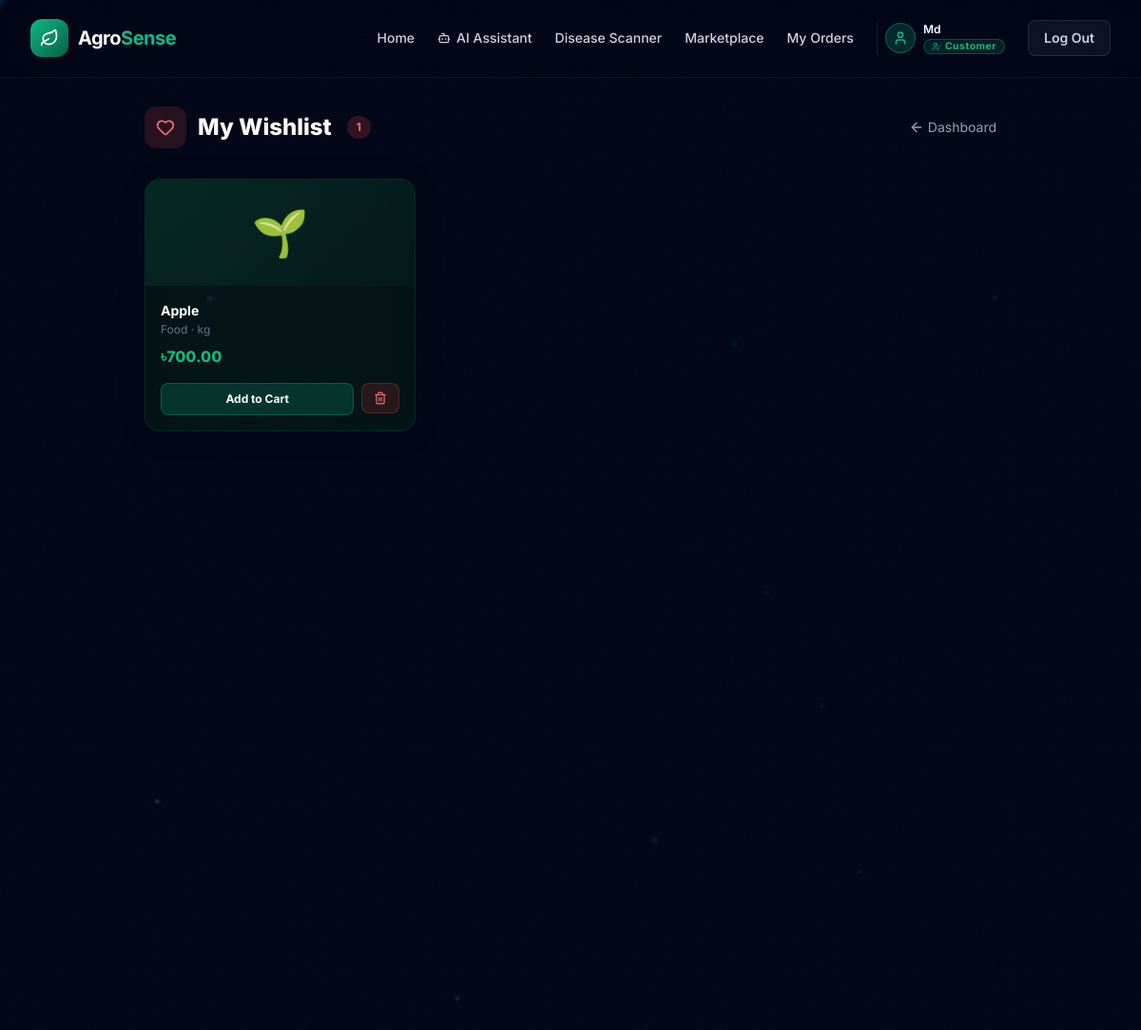
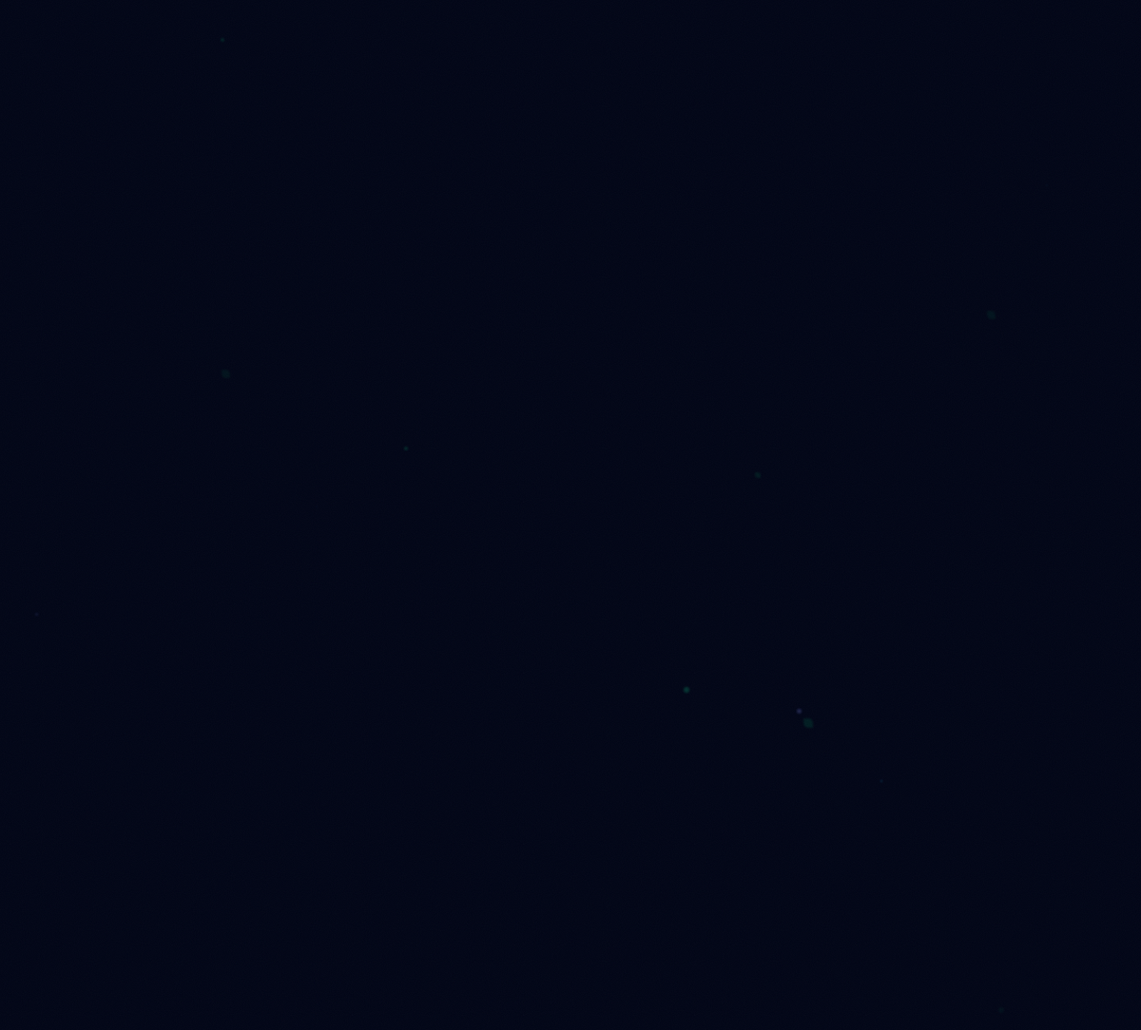
The page /dashboard/wishlist/ (signed in) on the database its author committed (2 pictures, top to bottom).
### marketplace/models.py (models this page shows, shortened)
class WishlistItem(models.Model):
    wishlist = models.ForeignKey(
        Wishlist,
        on_delete=models.CASCADE,
        related_name='items'
    )
    product = models.ForeignKey(
        Product,
        on_delete=models.CASCADE
    )
    added_at = models.DateTimeField(auto_now_add=True)
    class Meta:
        unique_together = ('wishlist', 'product')
        ordering = ['-added_at']

class Product(models.Model):
    BADGE_CHOICES = [
        ('', 'None'),
        ('New', 'New'),
        ('Popular', 'Popular'),
        ('Sale', 'Sale'),
        ('Organic', 'Organic'),
        ('Premium', 'Premium'),
    ]
    name = models.CharField(max_length=200)
    category = models.ForeignKey(
        Category,
        on_delete=models.CASCADE,
        related_name='products'
    )
    description = models.TextField()
    price = models.DecimalField(max_digits=10, decimal_places=2)
    original_price = models.DecimalField(
        max_digits=10,
        decimal_places=2,
        null=True,
        blank=True
    )
    unit = models.CharField(max_length=50)
    icon = models.CharField(max_length=10, default='🌱')
    image = models.ImageField(
        upload_to='products/',
        null=True,
        blank=True
    )
    rating = models.DecimalField(
        max_digits=3,
        decimal_places=1,
        default=4.0
    )
    review_count = models.PositiveIntegerField(default=0)
    stock = models.PositiveIntegerField(default=100)
    badge = models.CharField(
        max_length=20,
        blank=True,
        choices=BADGE_CHOICES
    )
    suitable_crops = models.JSONField(default=list)
    is_active = models.BooleanField(default=True)
    created_at = models.DateTimeField(auto_now_add=True)
    merchant = models.ForeignKey(
        'accounts.UserAccount',
        on_delete=models.SET_NULL,
        null=True,
        blank=True,
        related_name='products',
        limit_choices_to={'role': 'merchant'},
    )
    class Meta:
        ordering = ['-review_count', '-rating']
        indexes = [
            models.Index(fields=['merchant', 'is_active']),
            models.Index(fields=['category', 'is_active']),
            models.Index(fields=['is_active', 'stock']),
        ]
        constraints = [
            models.CheckConstraint(
                condition=Q(price__gte=0),
                name='product_price_non_negative',
            ),
            models.CheckConstraint(
                condition=Q(original_price__isnull=True) |
                Q(original_price__gte=0),
                name='product_original_price_non_negative',
            ),
            models.CheckConstraint(
                condition=Q(rating__gte=0) &
                Q(rating__lte=5),
                name='product_rating_0_5',
            ),
        ]

class Category(models.Model):
    name = models.CharField(max_length=100)
    slug = models.SlugField(unique=True)
    icon = models.CharField(max_length=10)
    color = models.CharField(max_length=20, default='#10B981')
    description = models.TextField(blank=True)
    order = models.PositiveIntegerField(default=0)
    class Meta:
        ordering = ['order', 'name']
        verbose_name_plural = 'Categories'

### accounts/views.py (the view)
# urls.py: path('dashboard/wishlist/',            views.UserWishlistView.as_view(),   name='user_wishlist'),
class UserWishlistView(AccountLoginRequiredMixin, View):
    def get(self, request):
        account = getattr(request.user, 'account', None)
        wishlist, _ = Wishlist.objects.get_or_create(user=request.user)
        items = wishlist.items.select_related('product', 'product__category').all()
        return render(request, 'account/user_wishlist.html', {
            'account':  account,
            'wishlist': wishlist,
            'items':    items,
        })

### accounts/models.py (called while the page is built)
    @property
    def is_merchant(self):
        return self.role == ROLE_MERCHANT

### templates/account/user_wishlist.html (shortened to what this page needs)
{% extends "base.html" %}
{% block content %}
<div class="min-h-screen pt-28 pb-16 px-4 relative z-10">
<div class="max-w-4xl mx-auto">
  <div class="flex items-center justify-between mb-8">
    <div class="flex items-center gap-3">
      <div class="w-11 h-11 rounded-xl bg-red-500/15 flex items-center justify-center">
        <i data-lucide="heart" class="w-5 h-5 text-red-400"></i>
      </div>
      <h1 class="text-2xl font-extrabold text-white">My Wishlist</h1>
      {% if items %}<span class="ml-1 px-2.5 py-1 rounded-full text-xs font-bold bg-red-500/20 text-red-400">{{ items|length }}</span>{% endif %}
    </div>
    <a href="{% url 'accounts:user_dashboard' %}" class="text-sm text-slate-400 hover:text-white transition-colors flex items-center gap-1">
      <i data-lucide="arrow-left" class="w-4 h-4"></i> Dashboard
    </a>
  </div>
  {% if items %}
  <div class="grid sm:grid-cols-2 lg:grid-cols-3 gap-5">
    {% for item in items %}
    <div class="glass-card rounded-2xl overflow-hidden hover:border-[#10B981]/40 transition-all animate-fade-in">
      <a href="{% url 'product_detail' item.product.pk %}" class="block">
        <div class="flex items-center justify-center py-8"
             style="background:linear-gradient(135deg, {{ item.product.category.color }}20, {{ item.product.category.color }}08);">
          <span class="text-5xl">{{ item.product.icon }}</span>
        </div>
        <div class="p-4">
          <p class="font-bold text-white text-sm mb-0.5">{{ item.product.name }}</p>
          <p class="text-xs text-slate-500 mb-2">{{ item.product.category.name }} · {{ item.product.unit }}</p>
          <p class="font-extrabold text-[#10B981]">৳{{ item.product.price }}</p>
        </div>
      </a>
      <div class="px-4 pb-4 flex gap-2">
        <form method="post" action="{% url 'add_to_cart' item.product.pk %}" class="flex-1">
          <button type="submit" class="w-full py-2 rounded-lg text-xs font-bold text-white bg-[#10B981]/20 border border-[#10B981]/30 hover:bg-[#10B981]/35 transition-colors">
            Add to Cart
          </button>
        </form>
        <form method="post" action="{% url 'toggle_wishlist' item.product.pk %}">
          <button type="submit" class="px-3 py-2 rounded-lg bg-red-500/15 border border-red-500/25 text-red-400 hover:bg-red-500/25 transition-colors">
            <i data-lucide="trash-2" class="w-3.5 h-3.5"></i>
          </button>
        </form>
      </div>
    </div>
    {% endfor %}
  </div>
  {% endif %}
</div>
</div>
{% endblock %}

### templates/base.html (shortened to what this page needs)
{% load static %}
{% load pwa %}
<!DOCTYPE html>
<html lang="en" class="dark">
<head>
  <script src="https://cdn.tailwindcss.com"></script>
</head>
</head>
<body class="antialiased selection:bg-[#10B981] selection:text-white relative">
  <div id="grain" aria-hidden="true"></div>
  <div id="particle-container" aria-hidden="true"></div>
  <nav class="fixed w-full z-50 glass-nav" id="main-nav" aria-label="Main navigation">
    <div class="max-w-7xl mx-auto px-4 sm:px-6 lg:px-8">
      <div class="flex justify-between items-center h-20 sm:h-20">
        <a href="{% url 'home' %}" class="flex items-center gap-2.5 group flex-shrink-0" aria-label="AgroSense home">
          <div class="w-10 h-10 rounded-xl bg-gradient-to-br from-[#10B981] to-[#065F46] flex items-center justify-center shadow-[0_0_0_0_rgba(16,185,129,0)] group-hover:shadow-[0_0_20px_rgba(16,185,129,0.55)] transition-all duration-300">
            <i data-lucide="leaf" class="w-5 h-5 text-white"></i>
          </div>
          <span class="text-xl font-bold tracking-tight text-white">Agro<span class="text-[#10B981]">Sense</span></span>
        </a>
        <div class="hidden md:flex items-center gap-5 lg:gap-6">
          {% if user.is_authenticated %}
            {% if user.account.is_merchant %}
              <a href="{% url 'marketplace' %}"
                 class="text-sm font-medium transition-colors duration-200 {% if request.resolver_match.url_name == 'marketplace' %}nav-link-active{% else %}text-slate-300 hover:text-[#10B981]{% endif %}">
                Marketplace
              </a>
              <a href="{% url 'accounts:merchant_dashboard' %}"
                 class="text-sm font-medium transition-colors duration-200 {% if request.resolver_match.url_name == 'merchant_dashboard' %}text-[#818cf8] nav-link-active{% else %}text-slate-300 hover:text-[#818cf8]{% endif %}">
                Dashboard
              </a>
              <a href="{% url 'accounts:merchant_shop' %}"
                 class="text-sm font-medium transition-colors duration-200 {% if request.resolver_match.url_name == 'merchant_shop' %}text-[#818cf8] nav-link-active{% else %}text-slate-300 hover:text-[#818cf8]{% endif %}">
                Products
              </a>
              <a href="{% url 'accounts:merchant_orders' %}"
                 class="text-sm font-medium transition-colors duration-200 {% if request.resolver_match.url_name == 'merchant_orders' %}text-[#818cf8] nav-link-active{% else %}text-slate-300 hover:text-[#818cf8]{% endif %}">
                Orders
              </a>
              <a href="{% url 'accounts:merchant_shop_edit' %}"
                 class="text-sm font-medium transition-colors duration-200 {% if request.resolver_match.url_name == 'merchant_shop_edit' %}text-[#818cf8] nav-link-active{% else %}text-slate-300 hover:text-[#818cf8]{% endif %}">
                Shop Settings
              </a>
              <div class="flex items-center gap-2 pl-2 border-l border-white/10">
                <div class="w-8 h-8 rounded-full bg-[#818cf8]/20 border border-[#818cf8]/40 flex items-center justify-center">
                  <i data-lucide="store" class="w-4 h-4 text-[#818cf8]"></i>
                </div>
                <div class="flex flex-col leading-none gap-0.5">
                  <span class="text-xs font-semibold text-white">{{ user.first_name|default:user.username }}</span>
                  <span class="badge-merchant"><i data-lucide="shield" class="w-2.5 h-2.5"></i> Merchant</span>
                </div>
              </div>
            {% else %}
              <a href="{% url 'home' %}"
                 class="text-sm font-medium transition-colors duration-200 {% if request.resolver_match.url_name == 'home' %}nav-link-active{% else %}text-slate-300 hover:text-[#10B981]{% endif %}">
                Home
              </a>
              <a href="{% url 'chatbot:chat' %}"
                 class="text-sm font-medium transition-colors duration-200 flex items-center gap-1.5 {% if request.resolver_match.app_name == 'chatbot' %}nav-link-active{% else %}text-slate-300 hover:text-[#10B981]{% endif %}">
                <i data-lucide="bot" class="w-3.5 h-3.5"></i> AI Assistant
              </a>
              <a href="{% url 'crop_disease:scan_upload' %}"
                 class="text-sm font-medium transition-colors duration-200 text-slate-300 hover:text-[#10B981]">
                Disease Scanner
              </a>
              <a href="{% url 'marketplace' %}"
                 class="text-sm font-medium transition-colors duration-200 {% if request.resolver_match.url_name == 'marketplace' %}nav-link-active{% else %}text-slate-300 hover:text-[#10B981]{% endif %}">
                Marketplace
              </a>
              <a href="{% url 'accounts:user_orders' %}"
                 class="text-sm font-medium transition-colors duration-200 {% if request.resolver_match.url_name == 'user_orders' %}nav-link-active{% else %}text-slate-300 hover:text-[#10B981]{% endif %}">
                My Orders
              </a>
              <a href="{% url 'accounts:user_profile' %}" class="flex items-center gap-2 pl-2 border-l border-white/10 hover:opacity-80 transition-opacity">
                <div class="w-8 h-8 rounded-full bg-[#10B981]/20 border border-[#10B981]/40 flex items-center justify-center">
                  <i data-lucide="user" class="w-4 h-4 text-[#10B981]"></i>
                </div>
                <div class="flex flex-col leading-none gap-0.5">
                  <span class="text-xs font-semibold text-white">{{ user.first_name|default:user.username }}</span>
                  <span class="badge-customer"><i data-lucide="user-check" class="w-2.5 h-2.5"></i> Customer</span>
                </div>
              </a>
            {% endif %}
            <form method="post" action="{% url 'accounts:logout' %}" class="inline">
              <button type="submit"
                      class="btn-ripple px-4 py-2 text-sm font-semibold rounded-lg bg-white/5 hover:bg-red-500/10 text-slate-300 hover:text-red-400 border border-white/10 hover:border-red-500/30 transition-all duration-200">
                Log Out
              </button>
            </form>
          {% endif %}
        </div>
      </div>
    </div>
  </nav>
  <main class="relative z-10">
    {% block content %}{% endblock %}
  </main>
</body>
</html>

### rows shown on the page
WishlistItem: product.icon "🌱", product.name "Apple", product.category.name "Food", product.unit "kg", product.price "700.00"

### other values the page prints
{{ user.first_name|default:user.username }} "Md"
{{ items|length }} "1"
